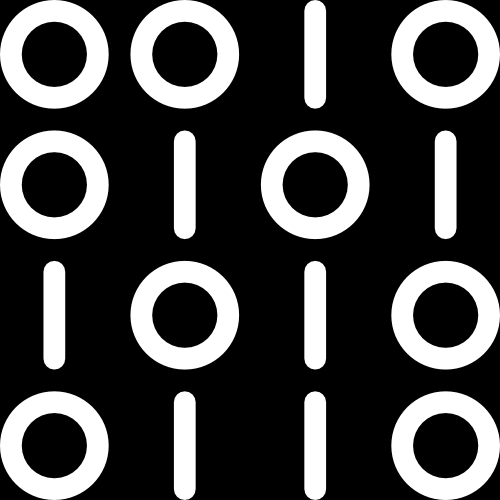
#> input picture A2/imgs/binary_image.png, 500 x 500 px
$ jupyter execute Exercise_3.ipynb   (older library calls are emulated)
#> lines starting #> are read from the running program, lines starting #| are printed output that depends on the picture; after the words box and inside, x2 and y2 are one past the last pixel; in counts of white or black regions, pixels touching at a corner belong together
# EECS 491: Probabilistic Graphical Models Assignment 2
**David Fan**

3/7/18

# Exercise 3

## Problem Description
In this problem we will imitate the Image Denoising example from class and use Markov Random Fields to remove noise from a binary image. We will describe the image as an array of binary pixel values $y_i \in \{-1, 1\}$, where the index $i = 1,...,D$ runs over all of the pixels. The noisy image will be created by taking a noise free binary image, and randomly flipping its pixel values with some low probability.

## Preprocessing
First we need to load in our image and add noise. The image will be loaded using [scikit-image](http://scikit-image.org/). Scikit-image's `imread()` function allows for greyscale importing. Noise will be applied using the method described above. Pixels will be flipped with a 15% probability.

[cell 1]
import numpy as np
import matplotlib.pyplot as plt
import skimage.io as io
from scipy.signal import convolve2d as conv2d

Here an extra preprocessing step was actually needed. The "binary" image I found online [here](https://www.quora.com/What-is-the-difference-between-a-binary-image-and-a-gray-scale-image) actually wasn't truly binary. This was easily fixed by colormapping the image to greyscale, then looping through each pixel and setting it to 1 if $value \geq .5$ or to -1 if $value < .5$.

[cell 2]
original_image = io.imread('imgs/binary_image.png', as_grey=True)
#> original_image is the input picture: shape (500, 500) float64; min 0, max 1, mean 0.277
fig = plt.figure()
ax = fig.add_subplot(111)
ax.set_title('Original')
ax.imshow(original_image, cmap='gray');

[cell 3]
binary_image = np.zeros_like(original_image)
rows, cols = original_image.shape
#> rows = 500; cols = 500
for r in range(rows):
    for c in range(cols):
        if original_image[r][c] >= .5:
            binary_image[r][c] = 1
        elif original_image[r][c] < .5:
            binary_image[r][c] = -1
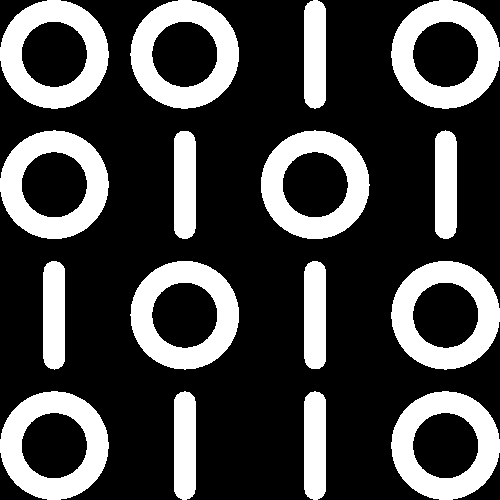
#> binary_image: shape (500, 500) float64; values -1 (black) and 1 (white), 27.8% white; 16 white regions, largest, box (x1, y1, x2, y2) and area: (261, 130, 370, 239) 5953, (130, 261, 239, 370) 5953, (0, 0, 109, 109) 5947

[cell 4]
fig = plt.figure()
ax = fig.add_subplot(121)
ax.set_title('Original')
ax.imshow(original_image, cmap='gray');
ax2 = fig.add_subplot(122)
ax2.set_title('Binary')
ax2.imshow(binary_image, cmap='gray');

It's pretty hard to tell without blowing up the images, but the binary image lacks the smooth curves of the original. It seems that the original image was using near blacks to create a smooth effect.

[cell 5]
noisy_image = binary_image.copy()
index = np.random.rand(*noisy_image.shape)
noisy_image[index < .15] *= -1
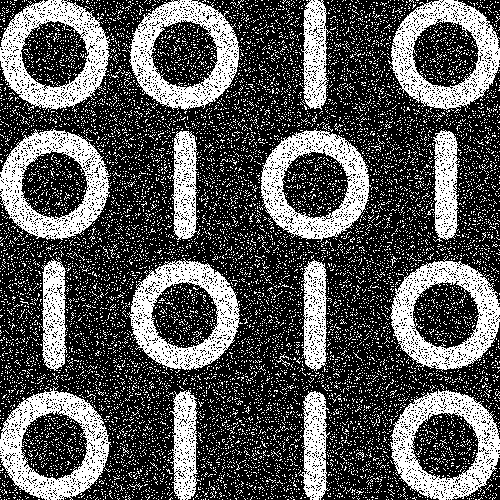
#> noisy_image: shape (500, 500) float64; values -1 (black) and 1 (white), 34.5% white; 12605 white regions (12585 under 20 px), largest, box (x1, y1, x2, y2) and area: (0, 0, 110, 110) 5271, (127, 258, 243, 370) 5248, (0, 386, 111, 500) 5215

[cell 6]
fig = plt.figure()
ax = fig.add_subplot(121)
ax.set_title('Binary')
ax.imshow(binary_image, cmap='gray');
ax2 = fig.add_subplot(122)
ax2.set_title('Noisy')
ax2.imshow(noisy_image, cmap='gray');

## Markov Random Field Model for Image Denoising
We shall now use a Markov Random Field Model to denoise the image. The Markov random field model for images has two types of cliques, one of type $\{x_i, y_i\}$ and another of type $\{x_i, x_j\}$ where i and j are the indicies of neighboring pixels. Similarly to the Image Denoising example discussed in class we shall choose an energy function given by $-\eta x_ix_j$ for cliques of type $\{x_i, y_i\}$ where $\eta$ is a positive constant and $-\beta x_ix_j$ for cliques of type $\{x_i, x_j\}$ where $\beta$ is a positive constant. These energy functions will result in low energy when the pair have the same sign and high energy when the pair have opposite signs.

As in the Image Denoising example, we will add an extra term $\alpha x_i$ for each pixel $i$ in the noise-free image to bias the model towards pixel values that have one particular sign in preference to the other.

Our complete energy function is then:

$$E(X, Y) = \alpha \sum_i x_i - \beta \sum_{i,j}x_ix_j - \eta \sum_ix_iy_i$$

and the joint distribution over x and y is given by:

$$p(x,y) = \frac{1}{Z}exp\{-E(x,y)\}$$

We shall now use gradient descent to update the noisy image to decrease its energy.

[cell 7]
def denoise(noisy_image, energy_function):
    recovered_image = noisy_image.copy()
    E,dE = energy_function(recovered_image, noisy_image)
#> E = -3.19
    Etmp, i = E + 1, 0
#> Etmp = -2.19; i = 0
    while Etmp > E:
        Etmp = E
        recovered_image[dE < 0] *= -1
        [E, dE] = energy_function(recovered_image, noisy_image)
        i += 1
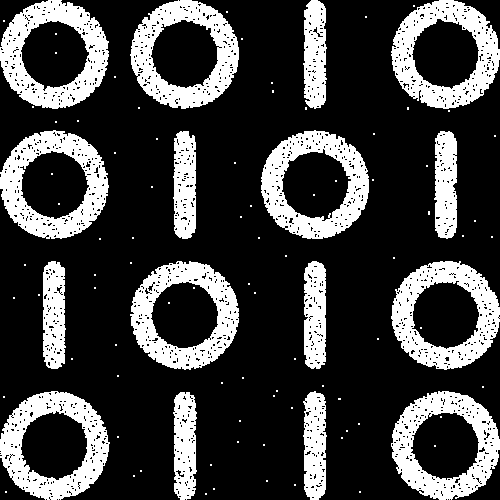
#> recovered_image: shape (500, 500) float64; values -1 (black) and 1 (white), 25.4% white; 99 white regions (83 under 20 px), largest, box (x1, y1, x2, y2) and area: (0, 0, 109, 109) 5496, (0, 391, 110, 500) 5430, (391, 0, 500, 109) 5421
#> after the loop, i = 6
    recovered_image[recovered_image == -1] = 0
    return recovered_image

## Energy Function
Let us define a neighborhood function $N(\cdot)$ to refer to connected pixels as in the Image Denoising example. We shall refer to the four pixels returned by the neighborhood function as $\{N_j(\cdot),j \in [1,2,3,4]\}$.

The energy function then becomes:

$$E(X,Y) = \alpha \sum_i x_i - \beta \sum{i,j}x_iN_j(x_i) - \eta \sum_i x_iy_i$$

Let us define an image $X'$ as equivalent to image $X$ but with pixel $x_k$'s value flipped. The energy of $X'$ is:

$$
\begin{array}{lll}
    E(X',Y) & = &  \alpha (\sum\limits_{i} x_i - 2 x_k) - \beta (\sum\limits_{i,j} x_i N_j(x_i) - \sum\limits_{j} 2 x_k N_j(x_k)) - \eta (\sum\limits_{i} x_i y_i - 2 x_k y_k) \\
            & = &  E(X,Y) - 2 x_k ( \alpha - \beta \sum\limits_{j} N_j(x_k) - \eta y_k)
\end{array}
$$

and $\Delta E$ is:

$$ \Delta E =  - 2 x_k ( \alpha - \beta \sum\limits_{j} N_j(x_k) - \eta y_k)$$

Now we will use convolutions to calculate $\beta$

[cell 8]
def defaultEnergyFunction(hidden, observation, alpha=1, beta=1, eta=1):
    Tb = np.asarray([[0,1.0,0], [1.0,0,1.0], [0, 1.0, 0]])
    matB = conv2d(hidden, Tb, 'same')
    mapE = hidden * (alpha - beta * matB - eta * observation)
    E = np.mean(mapE)
    dE = -2 * mapE

    return E, dE

[cell 9]
recovered_image = denoise(noisy_image, defaultEnergyFunction)

[cell 10]
fig = plt.figure(figsize=(15,20))
ax = fig.add_subplot(131)
ax.set_title('Binary')
ax.imshow(binary_image, cmap='gray');
ax2 = fig.add_subplot(132)
ax2.set_title('Noisy')
ax2.imshow(noisy_image, cmap='gray');
ax3 = fig.add_subplot(133)
ax3.set_title('Recovered')
ax3.imshow(recovered_image, cmap='gray');

As we can see, the recovered image is quite good! Let's see what happens when significantly more noise is added than 15%.

## More Noise...

[cell 11]
super_noisy_image = binary_image.copy()
index = np.random.rand(*super_noisy_image.shape)
super_noisy_image[index < .25] *= -1
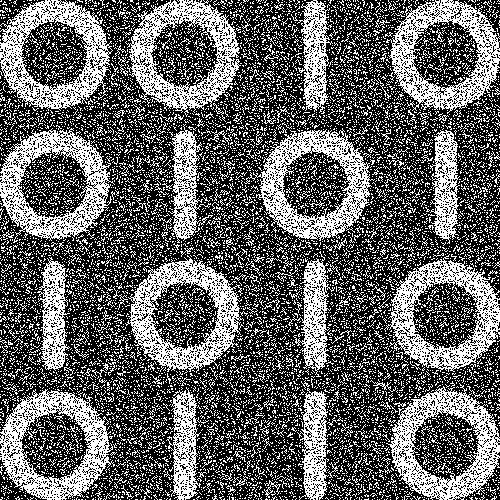
#> super_noisy_image: shape (500, 500) float64; values -1 (black) and 1 (white), 38.8% white in thin lines or dots

[cell 12]
fig = plt.figure(figsize=(15,20))
ax = fig.add_subplot(131)
ax.set_title('Binary')
ax.imshow(binary_image, cmap='gray');
ax2 = fig.add_subplot(132)
ax2.set_title('15% Noisy')
ax2.imshow(noisy_image, cmap='gray');
ax3 = fig.add_subplot(133)
ax3.set_title('25% Noisy')
ax3.imshow(super_noisy_image, cmap='gray');

[cell 13]
super_recovered_image = denoise(super_noisy_image, defaultEnergyFunction)
#> in defaultEnergyFunction (call 8), `E = np.mean(mapE)`:
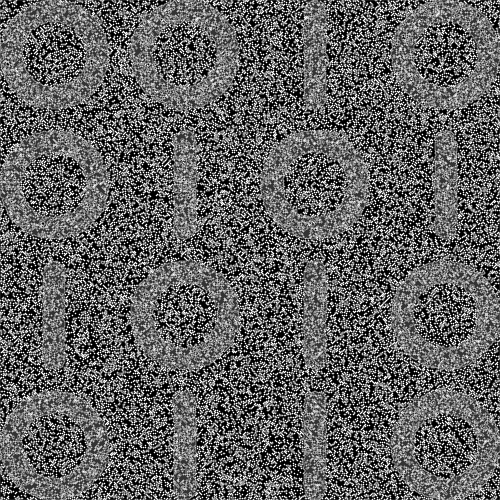
#> mapE: shape (500, 500) float64; min -6, max 4, mean -2.19; drawn with min black and max white
#> after the loop in denoise (call 2), `while Etmp > E:`:
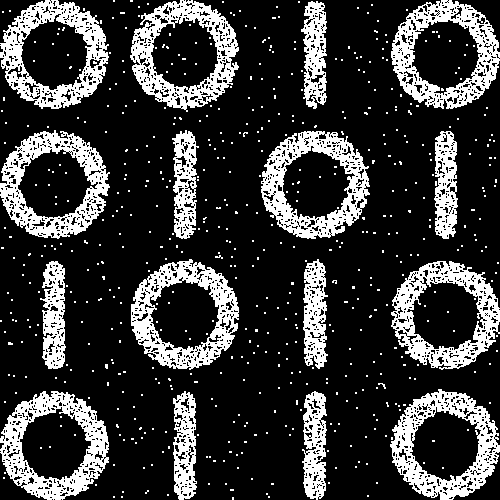
#> recovered_image: shape (500, 500) float64; values -1 (black) and 1 (white), 22.5% white; 595 white regions (579 under 20 px), largest, box (x1, y1, x2, y2) and area: (0, 391, 109, 500) 4684, (390, 389, 500, 500) 4681, (261, 131, 370, 239) 4667

[cell 14]
fig = plt.figure(figsize=(15,20))
ax = fig.add_subplot(221)
ax.set_title('Binary')
ax.imshow(binary_image, cmap='gray');
ax2 = fig.add_subplot(222)
ax2.set_title('25% Noisy')
ax2.imshow(super_noisy_image, cmap='gray');
ax3 = fig.add_subplot(223)
ax3.set_title('25% Noisy - Recovered')
ax3.imshow(super_recovered_image, cmap='gray');
ax4 = fig.add_subplot(224)
ax4.set_title('15% Noisy - Recovered')
ax4.imshow(recovered_image, cmap='gray');

It is now considerably worse, but it is still quite clear what the original image was despite some noise. Let us see how much noise it takes until our process is no longer effective in recovering something that is close to our original image.

[cell 15]
really_noisy_image = binary_image.copy()
index = np.random.rand(*really_noisy_image.shape)
really_noisy_image[index < .40] *= -1
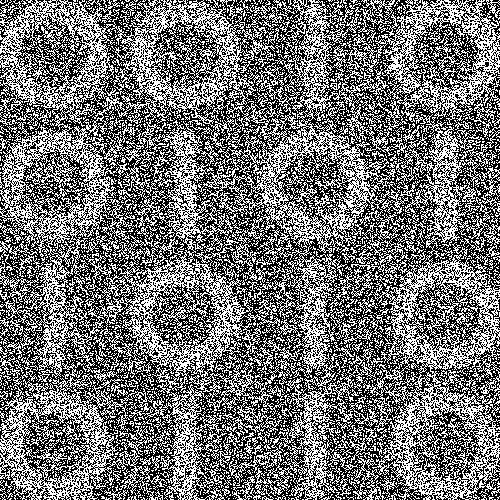
#> really_noisy_image: shape (500, 500) float64; values -1 (black) and 1 (white), 45.3% white in thin lines or dots

[cell 16]
fig = plt.figure(figsize=(15,20))
ax = fig.add_subplot(131)
ax.set_title('Binary')
ax.imshow(binary_image, cmap='gray');
ax2 = fig.add_subplot(132)
ax2.set_title('25% Noise')
ax2.imshow(super_noisy_image, cmap='gray');
ax3 = fig.add_subplot(133)
ax3.set_title('40% Noise')
ax3.imshow(really_noisy_image, cmap='gray');

With 40% noise applied, it is very difficult to tell what the original image was. Let's see how well the model does with removing the noise.

[cell 17]
really_recovered_image = denoise(really_noisy_image, defaultEnergyFunction)
#> in defaultEnergyFunction (call 17), `E = np.mean(mapE)`:
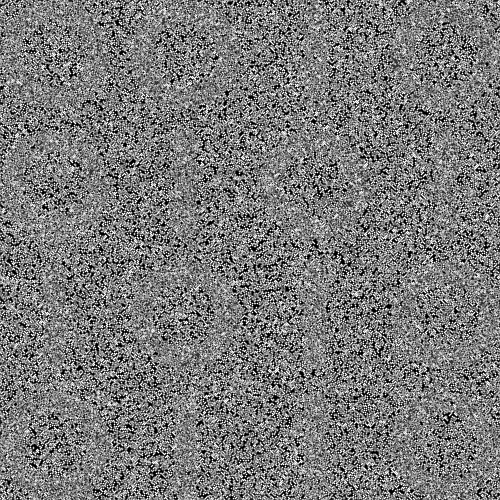
#> mapE: shape (500, 500) float64; min -6, max 4, mean -1.24; drawn with min black and max white
#> after the loop in denoise (call 3), `while Etmp > E:`:
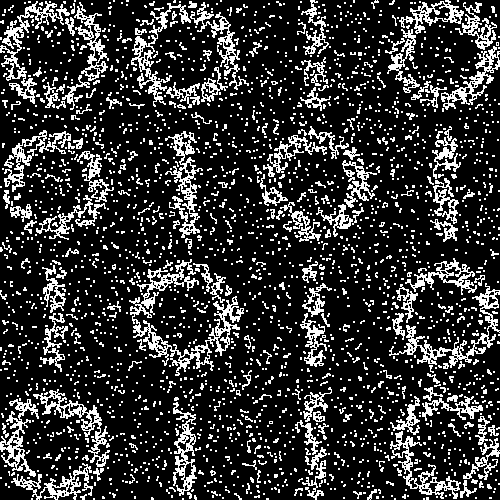
#> recovered_image: shape (500, 500) float64; values -1 (black) and 1 (white), 20.2% white in thin lines or dots

[cell 18]
fig = plt.figure(figsize=(15,20))
ax = fig.add_subplot(221)
ax.set_title('Binary')
ax.imshow(binary_image, cmap='gray');
ax2 = fig.add_subplot(222)
ax2.set_title('40% Noisy - Recovered')
ax2.imshow(really_recovered_image, cmap='gray');
ax3 = fig.add_subplot(223)
ax3.set_title('25% Noisy - Recovered')
ax3.imshow(super_recovered_image, cmap='gray');
ax4 = fig.add_subplot(224)
ax4.set_title('15% Noisy - Recovered')
ax4.imshow(recovered_image, cmap='gray');
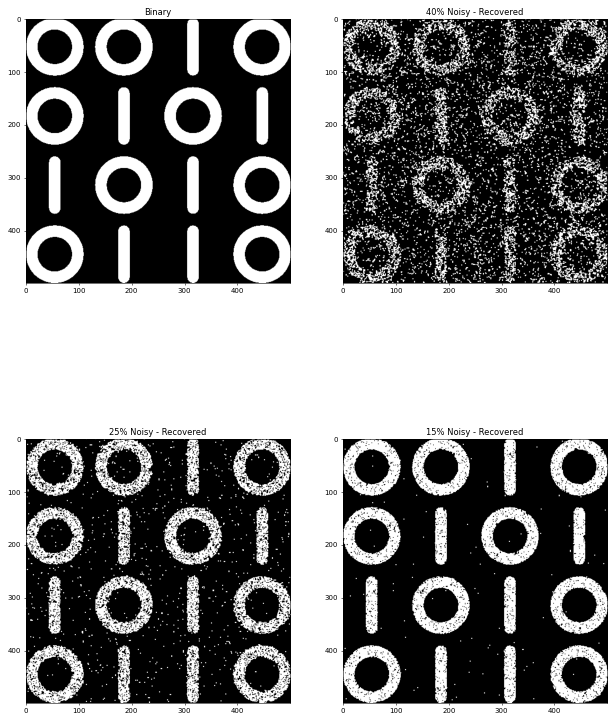
#> figure drawn by matplotlib, 4 panels
